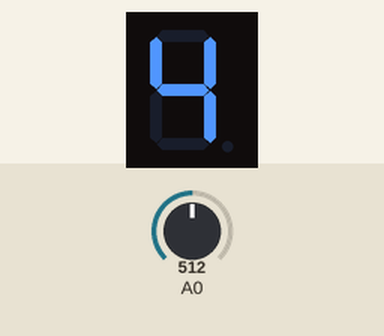
This sketch was run on a simulated Arduino Uno, built with avr-gcc and run on an emulated ATmega328P. Parts: 1-digit seven-segment display. The test bench sets the inputs (shaded band); at power-on: A0 = 512.

Above: at 1.2 s.
1.3 s: A0 set to 716
At 1.6 s:
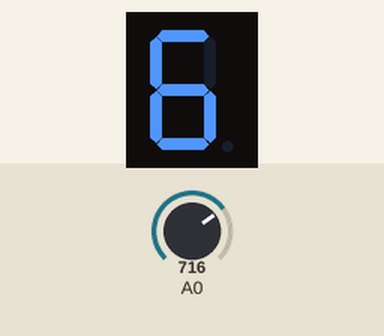
2.8 s: A0 set to 900
At 4.0 s:
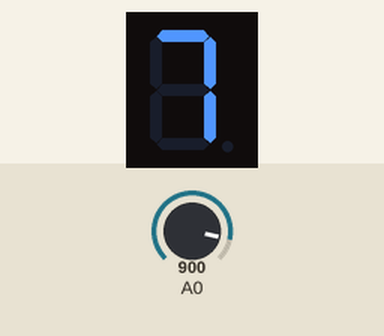
4.3 s: A0 set to 1023
At 5.1 s:
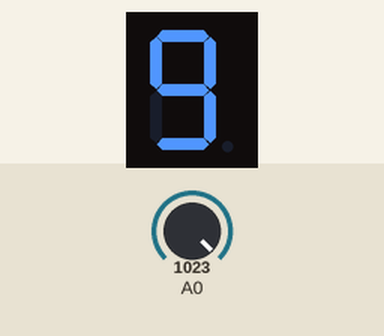
Timing chart, 0 to 7.3 s (numbered marks = the images above; inputs shaded):
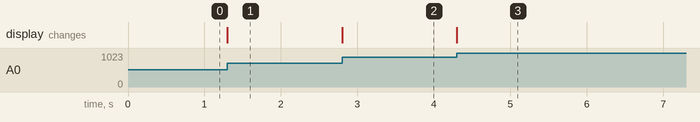

The sketch:

7segment_potentiometer.ino
```cpp
#include "SevSeg.h"
SevSeg sevseg;

int val = 0;
int out = 0;
void setup(){
    byte numDigits = 1;
    byte digitPins[] = {};
    byte segmentPins[] = {6, 5, 2, 3, 4, 7, 8, 9};
    bool resistorsOnSegments = true;

    byte hardwareConfig = COMMON_CATHODE;
    sevseg.begin(hardwareConfig, numDigits, digitPins, segmentPins, resistorsOnSegments);
    sevseg.setBrightness(90);
    Serial.begin(9600);
}

void loop(){
  val = analogRead(A0);
  out = map(val, 0, 1023,0,9);
  sevseg.setNumber(out);
  sevseg.refreshDisplay();
}
```

Measured:
- after the input at 1.3 s, the display: changes at once (image 1)
- after the input at 2.8 s, the display: changes at once (image 2)
- after the input at 4.3 s, the display: changes at once (image 3)
